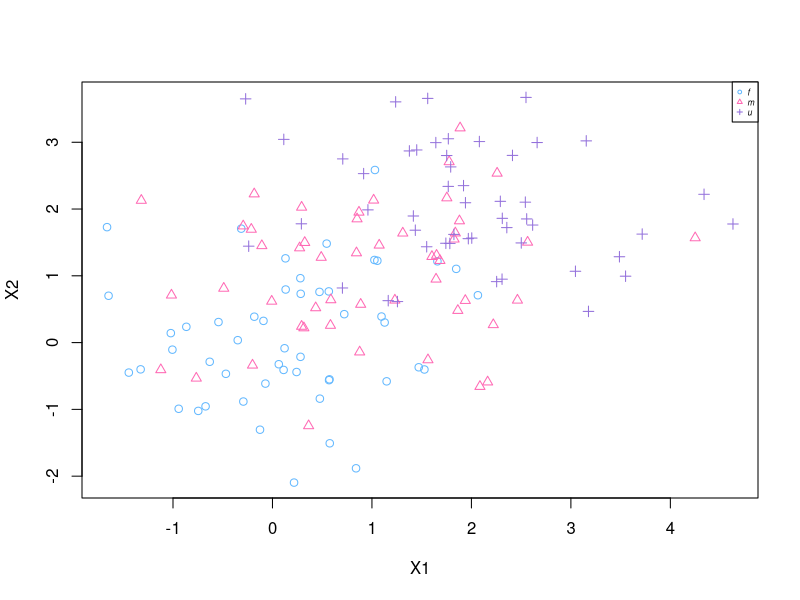

The R script that drew this image: (Note: this script raises an error after producing the figure.)
###### Question 2 #####

#####
# simulate a three-class dataset
set.seed(16)
# simulate random numbers for the two features
features = matrix(rnorm(150*2), ncol=2)
# class labels
n=50
class= factor(c(rep("f",n), rep("m",n), rep("u",n)))
features[class=="m", ] = features[class=="m", ] + 1
features[class=="u", ] = features[class=="u", ] + 2
# create dataframe
data = data.frame(features, class)
data

######
# (1) scatter plot of the data 
#set color for the classes
cols<- c("steelblue1", "hotpink", "mediumpurple")  
# set symbols for the classes
pchs<-c(1,2,3) 
# plot the scatter plot
plot(data[,1:2], pch = pchs[data$class],cex = 1, 
     col=cols[data$class])
# create legend
par(xpd = TRUE)
legend("topright",legend=c("f","m","u"),
       col=cols,pch=pchs,cex=0.5,text.font=3)

######
# (2) split the data into 50% training and 50% testing data
set.seed(983)
trainIndex = createDataPartition(data$class, times=1, p = 0.5, list = FALSE)
train=data[trainIndex,] # training set
test=data[-trainIndex,-3] # test feature
test_label=data[-trainIndex, 3]# test label

######## SVM models ######
#import library
library(caret)

# fit control with 5 fold cross-validation
fitControl=trainControl(
  method = "repeatedcv",
  number = 5,
  repeats = 3)

######
# RBF kernel
set.seed(2333)
svm.Radial=train(class ~., data = train, method = "svmRadial",
                 trControl=fitControl,
                 preProcess = c("center", "scale"),
                 tuneLength = 5)
svm.Radial 
plot(svm.Radial)

# test with testing data
pred_Radial = predict(svm.Radial, test)
# check accuracy
table(pred_Radial, test_label)
mean(pred_Radial==test_label)
confusionMatrix(pred_Radial,test_label) 

######
# Linear kernel
set.seed(2333)
svm.Linear=train(class ~., data = train, method = "svmLinear",
                 trControl=fitControl,
                 preProcess = c("center", "scale"),
                 tuneLength = 5)
svm.Linear 

# test with testing data
pred_Linear = predict(svm.Linear, test)
# Check accuracy
table(pred_Linear, test_label)
mean(pred_Linear==test_label)
confusionMatrix(pred_Linear,test_label) 

######
# Polynomial kernel
set.seed(2333)
svm.Poly=train(class ~., data = train, method = "svmPoly",
                 trControl=fitControl,
                 preProcess = c("center", "scale"),
                 tuneLength = 5)
svm.Poly 
plot(svm.Poly)

# test with testing data
pred_Poly = predict(svm.Poly, test)
# Check accuracy
table(pred_Poly, test_label)
mean(pred_Poly==test_label)
# confusion matrix
confusionMatrix(pred_Poly,test_label) 
table(pred_Poly,test_label)

